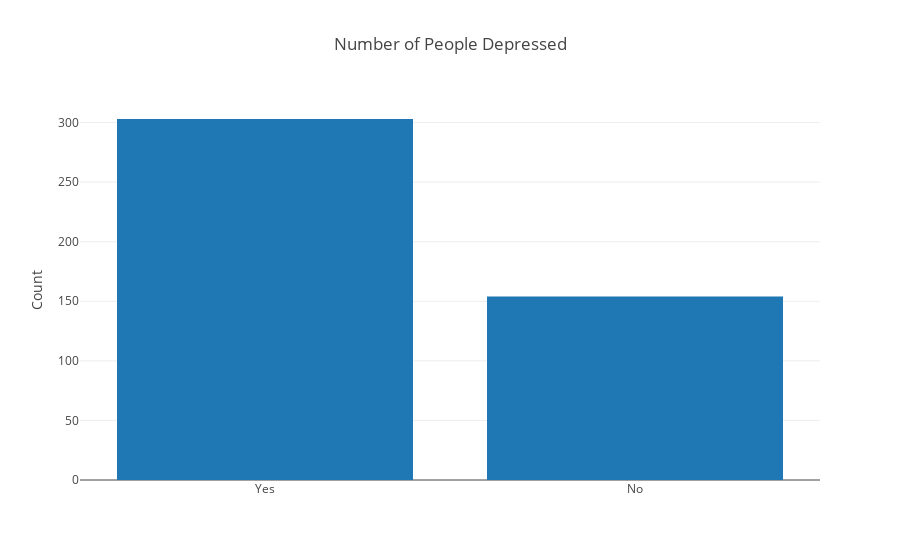

Write notebook code for a chart like this one.
### Code cell
univariate_bar('depressed', 'Number of People Depressed', ' ', 'Count')

### Figure 1 — Plotly figure (JSON) as saved in the notebook; plotly's stock layout.template omitted (floating-point values rounded to 4 significant figures)
{"data": [{"type": "bar", "uid": "c426a0cd-b5c4-4548-9cd3-31b06fe283f2", "x": ["Yes", "No"], "y": [303, 154]}], "layout": {"title": {"text": "Number of People Depressed"}, "xaxis": {"title": {"text": " "}}, "yaxis": {"title": {"text": "Count"}}}}
